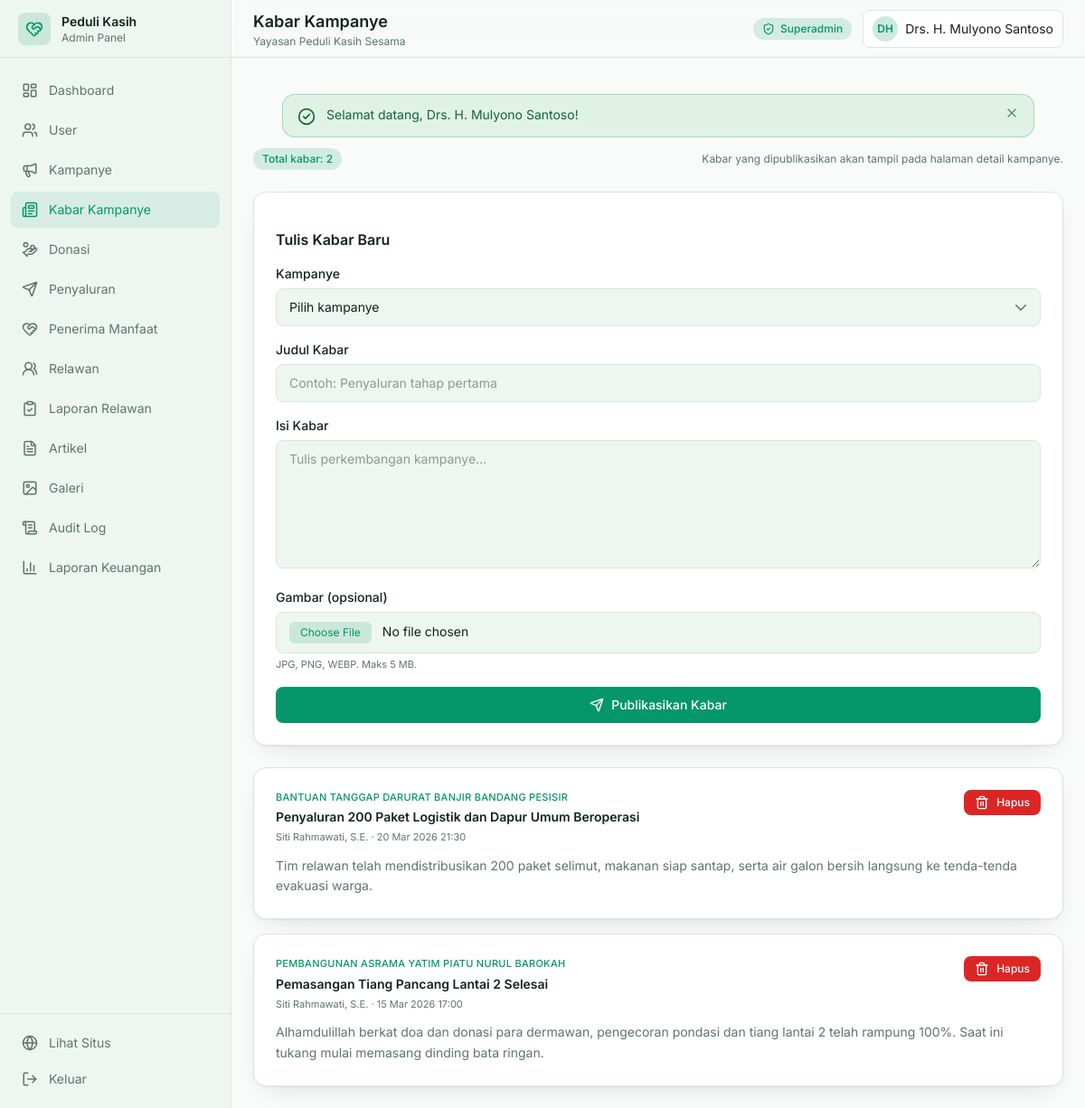
The app's page /admin/campaign-updates (signed in), older data.
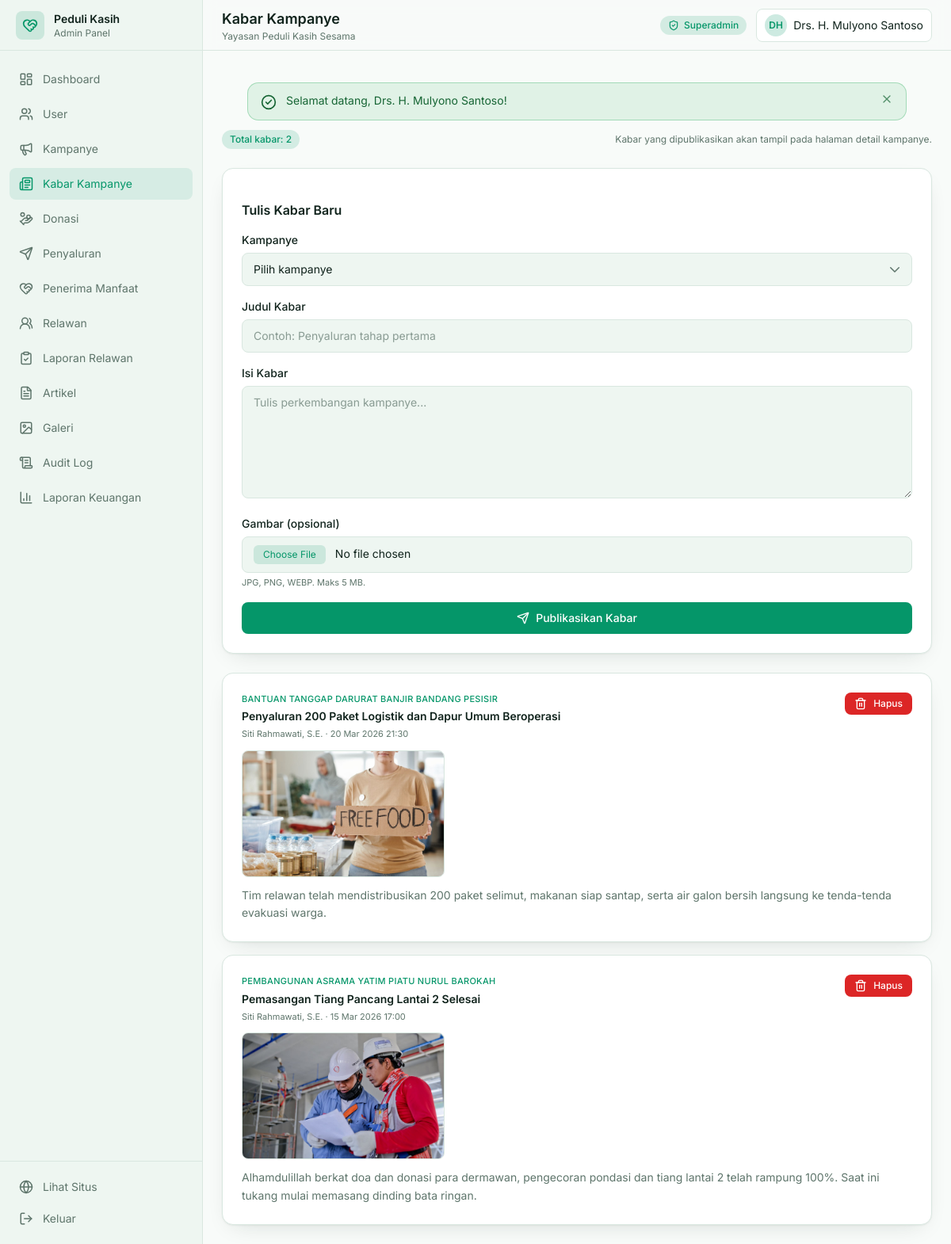
The same page, newer data.
### tables this page shows
CREATE TABLE `campaign_updates` (
  `id` INT UNSIGNED AUTO_INCREMENT PRIMARY KEY,
  `campaign_id` INT UNSIGNED NOT NULL,
  `title` VARCHAR(255) NOT NULL,
  `content` TEXT NOT NULL,
  `image` VARCHAR(255) NULL,
  `posted_by` INT UNSIGNED NOT NULL,
  `created_at` TIMESTAMP DEFAULT CURRENT_TIMESTAMP,
  FOREIGN KEY (`campaign_id`) REFERENCES `campaigns` (`id`) ON DELETE CASCADE,
  FOREIGN KEY (`posted_by`) REFERENCES `users` (`id`) ON DELETE RESTRICT
);

CREATE TABLE `campaigns` (
  `id` INT UNSIGNED AUTO_INCREMENT PRIMARY KEY,
  `category_id` INT UNSIGNED NOT NULL,
  `title` VARCHAR(255) NOT NULL,
  `slug` VARCHAR(255) NOT NULL UNIQUE,
  `short_description` TEXT NOT NULL,
  `story` LONGTEXT NOT NULL,
  `target_amount` DECIMAL(15,2) NOT NULL DEFAULT 0.00,
  `collected_amount` DECIMAL(15,2) NOT NULL DEFAULT 0.00,
  `start_date` DATE NOT NULL,
  `end_date` DATE NOT NULL,
  `banner_image` VARCHAR(255) NULL,
  `status` ENUM('active', 'completed', 'pending', 'cancelled') NOT NULL DEFAULT 'active',
  `is_featured` TINYINT(1) NOT NULL DEFAULT 0,
  `created_by` INT UNSIGNED NOT NULL,
  `created_at` TIMESTAMP DEFAULT CURRENT_TIMESTAMP,
  `updated_at` TIMESTAMP DEFAULT CURRENT_TIMESTAMP ON UPDATE CURRENT_TIMESTAMP,
  `deleted_at` TIMESTAMP NULL DEFAULT NULL,
  FOREIGN KEY (`category_id`) REFERENCES `campaign_categories` (`id`) ON DELETE RESTRICT,
  FOREIGN KEY (`created_by`) REFERENCES `users` (`id`) ON DELETE RESTRICT,
  INDEX `idx_status` (`status`),
  INDEX `idx_is_featured` (`is_featured`),
  INDEX `idx_end_date` (`end_date`)
);

CREATE TABLE `users` (
  `id` INT UNSIGNED AUTO_INCREMENT PRIMARY KEY,
  `name` VARCHAR(120) NOT NULL,
  `email` VARCHAR(150) NOT NULL UNIQUE,
  `password` VARCHAR(255) NOT NULL,
  `phone` VARCHAR(30) NULL,
  `role` ENUM('superadmin', 'staff', 'donatur', 'volunteer') NOT NULL DEFAULT 'donatur',
  `avatar` VARCHAR(255) NULL,
  `address` TEXT NULL,
  `bio` TEXT NULL,
  `status` ENUM('active', 'inactive') NOT NULL DEFAULT 'active',
  `created_at` TIMESTAMP DEFAULT CURRENT_TIMESTAMP,
  `updated_at` TIMESTAMP DEFAULT CURRENT_TIMESTAMP ON UPDATE CURRENT_TIMESTAMP,
  `deleted_at` TIMESTAMP NULL DEFAULT NULL,
  INDEX `idx_role` (`role`),
  INDEX `idx_email` (`email`)
);

### app/Views/admin/campaign_updates.php (the view, shortened to what the rows shown need)
<?php
$updates   = $updates ?? [];
?>
<div class="space-y-6">
    <div class="flex flex-wrap items-center justify-between gap-3">
        <span class="badge-accent">Total kabar: <?= count($updates) ?></span>
        <p class="text-xs text-ink-soft">Kabar yang dipublikasikan akan tampil pada halaman detail kampanye.</p>
    </div>
    <div class="grid gap-6 xl:grid-cols-[400px_1fr] xl:items-start">
        <form action="<?= Helper::url('admin/campaign-updates') ?>" method="post" enctype="multipart/form-data" class="card card-pad space-y-4">
            <h2 class="text-base font-semibold text-ink">Tulis Kabar Baru</h2>
            <div>
                <label class="label" for="update_campaign">Kampanye</label>
                <select id="update_campaign" name="campaign_id" class="select" required>
                    <option value="">Pilih kampanye</option>
                </select>
            </div>
            <div>
                <label class="label" for="update_title">Judul Kabar</label>
                <input id="update_title" name="title" class="input" required minlength="5" placeholder="Contoh: Penyaluran tahap pertama">
            </div>
            <div>
                <label class="label" for="update_content">Isi Kabar</label>
                <textarea id="update_content" name="content" rows="6" class="textarea" required minlength="20"
                          placeholder="Tulis perkembangan kampanye..."></textarea>
            </div>
            <div>
                <label class="label" for="update_image">Gambar (opsional)</label>
                <input id="update_image" name="image" type="file" accept="image/*"
                       class="input file:mr-3 file:rounded-md file:border-0 file:bg-accent/15 file:px-3 file:py-1 file:text-xs file:text-accent">
                <p class="mt-1 text-[11px] text-ink-soft">JPG, PNG, WEBP. Maks 5 MB.</p>
            </div>
            <button type="submit" class="btn-primary w-full">
                <i data-lucide="send" class="h-4 w-4"></i> Publikasikan Kabar
            </button>
        </form>
        <div class="space-y-4">
            <?php if ($updates): ?>
                <?php foreach ($updates as $update):
                    $image = Helper::media($update['image'] ?? null, 'updates');
                ?>
                    <div class="card card-pad">
                        <div class="flex flex-col gap-3 sm:flex-row sm:items-start sm:justify-between">
                            <div class="min-w-0">
                                <p class="text-[11px] font-medium uppercase tracking-wide text-accent">
                                    <?= Helper::e($update['campaign_title'] ?? 'Kampanye dihapus') ?>
                                </p>
                                <h3 class="mt-1 text-sm font-semibold text-ink"><?= Helper::e($update['title']) ?></h3>
                                <p class="mt-1 text-[11px] text-ink-soft">
                                    <?= Helper::e($update['poster_name'] ?? 'Admin') ?>
                                    · <?= Helper::tanggal($update['created_at'], true) ?>
                                </p>
                            </div>
                            <form method="post" action="<?= Helper::url('admin/campaign-updates/' . $update['id'] . '/delete') ?>"
                                  data-confirm="Hapus kabar ini?" class="shrink-0">
                                <button type="submit" class="btn-danger btn-sm">
                                    <i data-lucide="trash-2" class="h-4 w-4"></i> Hapus
                                </button>
                            </form>
                        </div>
                        <?php if ($image): ?>
                            <img src="<?= Helper::e($image) ?>" alt="" class="mt-3 h-40 w-full rounded-lg border border-line object-cover sm:w-64">
                        <?php endif; ?>
                        <p class="mt-3 whitespace-pre-line text-sm leading-relaxed text-ink-soft"><?= Helper::e($update['content']) ?></p>
                    </div>
                <?php endforeach; ?>
            <?php endif; ?>
        </div>
    </div>
</div>

### app/Core/Router.php (shortened to what the rows shown need)
<?php
class Router
{
    private array $routes = [];
    private function add(string $method, string $pattern, array $handler, ?string $middleware): void
    {
        $this->routes[] = compact('method', 'pattern', 'handler', 'middleware');
    }
    private function compile(string $pattern): string
    {
        $pattern = trim($pattern, '/');
        if ($pattern === '') {
            return '#^$#';
        }
        $regex = preg_replace('#\{([a-zA-Z_][a-zA-Z0-9_]*)\}#', '([^/]+)', $pattern);
        return '#^' . $regex . '/?$#';
    }
    public function dispatch(string $method, string $path, string $basePath = ''): void
    {
        $method = strtoupper($method);
        $path = trim($path, '/');
        foreach ($this->routes as $route) {
            if ($route['method'] !== $method) {
                continue;
            }
            if (!preg_match($this->compile($route['pattern']), $path, $matches)) {
                continue;
            }
            array_shift($matches);
            [$class, $action] = $route['handler'];
            $controller = new $class();
            call_user_func_array([$controller, $action], $matches);
            return;
        }
    }
}

Row changes from the older to the newer data that the page shows:
changed campaign_updates "Penyaluran 200 Paket Logistik dan Dapur Umum Beroperasi": image: picture added
changed campaign_updates "Pemasangan Tiang Pancang Lantai 2 Selesai": image: picture added
